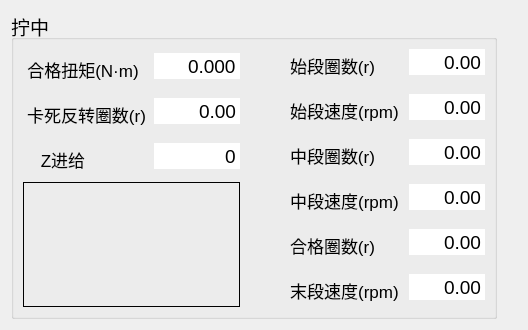
       <widget class="QWidget" name="page_3">
        <layout class="QGridLayout" name="gridLayout_8">
         <item row="0" column="0">
          <widget class="QGroupBox" name="groupBox_8">
           <property name="font">
            <font>
             <pointsize>14</pointsize>
            </font>
           </property>
           <property name="title">
            <string>拧中</string>
           </property>
           <layout class="QGridLayout" name="gridLayout_5">
            <item row="1" column="0">
             <widget class="QLabel" name="label_screwBegin_2">
              <property name="font">
               <font>
                <pointsize>14</pointsize>
               </font>
              </property>
              <property name="frameShape">
               <enum>QFrame::Box</enum>
              </property>
              <property name="text">
               <string/>
              </property>
              <property name="pixmap">
               <pixmap>:/pic/screw_little.png</pixmap>
              </property>
             </widget>
            </item>
            <item row="0" column="2" rowspan="2">
             <layout class="QFormLayout" name="formLayout_8">
              <property name="verticalSpacing">
               <number>12</number>
              </property>
              <item row="0" column="0">
               <widget class="QPushButton" name="pushButton_turns_start_2">
                <property name="font">
                 <font>
                  <pointsize>13</pointsize>
                 </font>
                </property>
                <property name="text">
                 <string>始段圈数(r)</string>
                </property>
                <property name="iconSize">
                 <size>
                  <width>40</width>
                  <height>40</height>
                 </size>
                </property>
                <property name="autoDefault">
                 <bool>false</bool>
                </property>
                <property name="flat">
                 <bool>true</bool>
                </property>
               </widget>
              </item>
              <item row="0" column="1">
               <widget class="QDoubleSpinBox" name="DSB_turns_start_2">
                <property name="minimumSize">
                 <size>
                  <width>0</width>
                  <height>0</height>
                 </size>
                </property>
                <property name="font">
                 <font>
                  <pointsize>14</pointsize>
                 </font>
                </property>
                <property name="frame">
                 <bool>false</bool>
                </property>
                <property name="alignment">
                 <set>Qt::AlignRight|Qt::AlignTrailing|Qt::AlignVCenter</set>
                </property>
                <property name="buttonSymbols">
                 <enum>QAbstractSpinBox::NoButtons</enum>
                </property>
                <property name="minimum">
                 <double>0.000000000000000</double>
                </property>
                <property name="maximum">
                 <double>9999.000000000000000</double>
                </property>
               </widget>
              </item>
              <item row="1" column="0">
               <widget class="QPushButton" name="pushButton_velocity_start_2">
                <property name="font">
                 <font>
                  <pointsize>13</pointsize>
                 </font>
                </property>
                <property name="text">
                 <string>始段速度(rpm)</string>
                </property>
                <property name="iconSize">
                 <size>
                  <width>40</width>
                  <height>40</height>
                 </size>
                </property>
                <property name="autoDefault">
                 <bool>false</bool>
                </property>
                <property name="flat">
                 <bool>true</bool>
                </property>
               </widget>
              </item>
              <item row="1" column="1">
               <widget class="QDoubleSpinBox" name="DSB_velocity_start_2">
                <property name="minimumSize">
                 <size>
                  <width>0</width>
                  <height>0</height>
                 </size>
                </property>
                <property name="font">
                 <font>
                  <pointsize>14</pointsize>
                 </font>
                </property>
                <property name="frame">
                 <bool>false</bool>
                </property>
                <property name="alignment">
                 <set>Qt::AlignRight|Qt::AlignTrailing|Qt::AlignVCenter</set>
                </property>
                <property name="buttonSymbols">
                 <enum>QAbstractSpinBox::NoButtons</enum>
                </property>
                <property name="minimum">
                 <double>0.000000000000000</double>
                </property>
                <property name="maximum">
                 <double>9999.000000000000000</double>
                </property>
               </widget>
              </item>
              <item row="2" column="0">
               <widget class="QPushButton" name="pushButton_turns_middle_2">
                <property name="font">
                 <font>
                  <pointsize>13</pointsize>
                 </font>
                </property>
                <property name="text">
                 <string>中段圈数(r)</string>
                </property>
                <property name="iconSize">
                 <size>
                  <width>40</width>
                  <height>40</height>
                 </size>
                </property>
                <property name="autoDefault">
                 <bool>false</bool>
                </property>
                <property name="flat">
                 <bool>true</bool>
                </property>
               </widget>
              </item>
              <item row="2" column="1">
               <widget class="QDoubleSpinBox" name="DSB_turns_middle_2">
                <property name="minimumSize">
                 <size>
                  <width>0</width>
                  <height>0</height>
                 </size>
                </property>
                <property name="font">
                 <font>
                  <pointsize>14</pointsize>
                 </font>
                </property>
                <property name="frame">
                 <bool>false</bool>
                </property>
                <property name="alignment">
                 <set>Qt::AlignRight|Qt::AlignTrailing|Qt::AlignVCenter</set>
                </property>
                <property name="buttonSymbols">
                 <enum>QAbstractSpinBox::NoButtons</enum>
                </property>
                <property name="minimum">
                 <double>0.000000000000000</double>
                </property>
                <property name="maximum">
                 <double>9999.000000000000000</double>
                </property>
               </widget>
              </item>
              <item row="3" column="0">
               <widget class="QPushButton" name="pushButton_velocity_middle_2">
                <property name="font">
                 <font>
                  <pointsize>13</pointsize>
                 </font>
                </property>
                <property name="text">
                 <string>中段速度(rpm)</string>
                </property>
                <property name="iconSize">
                 <size>
                  <width>40</width>
                  <height>40</height>
                 </size>
                </property>
                <property name="autoDefault">
                 <bool>false</bool>
                </property>
                <property name="flat">
                 <bool>true</bool>
                </property>
               </widget>
              </item>
              <item row="3" column="1">
               <widget class="QDoubleSpinBox" name="DSB_velocity_middle_2">
                <property name="minimumSize">
                 <size>
                  <width>0</width>
                  <height>0</height>
                 </size>
                </property>
                <property name="font">
                 <font>
                  <pointsize>14</pointsize>
                 </font>
                </property>
                <property name="frame">
                 <bool>false</bool>
                </property>
                <property name="alignment">
                 <set>Qt::AlignRight|Qt::AlignTrailing|Qt::AlignVCenter</set>
                </property>
                <property name="buttonSymbols">
                 <enum>QAbstractSpinBox::NoButtons</enum>
                </property>
                <property name="minimum">
                 <double>0.000000000000000</double>
                </property>
                <property name="maximum">
                 <double>9999.000000000000000</double>
                </property>
               </widget>
              </item>
              <item row="4" column="0">
               <widget class="QPushButton" name="pushButton_turns_eligible_2">
                <property name="font">
                 <font>
                  <pointsize>13</pointsize>
                 </font>
                </property>
                <property name="text">
                 <string>合格圈数(r)</string>
                </property>
                <property name="iconSize">
                 <size>
                  <width>40</width>
                  <height>40</height>
                 </size>
                </property>
                <property name="autoDefault">
                 <bool>false</bool>
                </property>
                <property name="flat">
                 <bool>true</bool>
                </property>
               </widget>
              </item>
              <item row="4" column="1">
               <widget class="QDoubleSpinBox" name="DSB_turns_eligible_2">
                <property name="minimumSize">
                 <size>
                  <width>0</width>
                  <height>0</height>
                 </size>
                </property>
                <property name="font">
                 <font>
                  <pointsize>14</pointsize>
                 </font>
                </property>
                <property name="frame">
                 <bool>false</bool>
                </property>
                <property name="alignment">
                 <set>Qt::AlignRight|Qt::AlignTrailing|Qt::AlignVCenter</set>
                </property>
                <property name="buttonSymbols">
                 <enum>QAbstractSpinBox::NoButtons</enum>
                </property>
                <property name="minimum">
                 <double>0.000000000000000</double>
                </property>
                <property name="maximum">
                 <double>9999.000000000000000</double>
                </property>
               </widget>
              </item>
              <item row="5" column="0">
               <widget class="QPushButton" name="pushButton_velocity_end_2">
                <property name="font">
                 <font>
                  <pointsize>13</pointsize>
                 </font>
                </property>
                <property name="text">
                 <string>末段速度(rpm)</string>
                </property>
                <property name="iconSize">
                 <size>
                  <width>40</width>
                  <height>40</height>
                 </size>
                </property>
                <property name="autoDefault">
                 <bool>false</bool>
                </property>
                <property name="flat">
                 <bool>true</bool>
                </property>
               </widget>
              </item>
              <item row="5" column="1">
               <widget class="QDoubleSpinBox" name="DSB_velocity_end_2">
                <property name="minimumSize">
                 <size>
                  <width>0</width>
                  <height>0</height>
                 </size>
                </property>
                <property name="font">
                 <font>
                  <pointsize>14</pointsize>
                 </font>
                </property>
                <property name="frame">
                 <bool>false</bool>
                </property>
                <property name="alignment">
                 <set>Qt::AlignRight|Qt::AlignTrailing|Qt::AlignVCenter</set>
                </property>
                <property name="buttonSymbols">
                 <enum>QAbstractSpinBox::NoButtons</enum>
                </property>
                <property name="minimum">
                 <double>0.000000000000000</double>
                </property>
                <property name="maximum">
                 <double>9999.000000000000000</double>
                </property>
               </widget>
              </item>
             </layout>
            </item>
            <item row="0" column="0">
             <layout class="QFormLayout" name="formLayout_7">
              <property name="fieldGrowthPolicy">
               <enum>QFormLayout::AllNonFixedFieldsGrow</enum>
              </property>
              <property name="rowWrapPolicy">
               <enum>QFormLayout::DontWrapRows</enum>
              </property>
              <property name="horizontalSpacing">
               <number>4</number>
              </property>
              <property name="verticalSpacing">
               <number>12</number>
              </property>
              <property name="topMargin">
               <number>4</number>
              </property>
              <item row="0" column="0">
               <widget class="QPushButton" name="pushButton_torque_eligible_2">
                <property name="font">
                 <font>
                  <pointsize>13</pointsize>
                 </font>
                </property>
                <property name="text">
                 <string>合格扭矩(N·m)</string>
                </property>
                <property name="iconSize">
                 <size>
                  <width>40</width>
                  <height>40</height>
                 </size>
                </property>
                <property name="autoDefault">
                 <bool>false</bool>
                </property>
                <property name="flat">
                 <bool>true</bool>
                </property>
               </widget>
              </item>
              <item row="0" column="1">
               <widget class="QDoubleSpinBox" name="DSB_torque_eligible_2">
                <property name="minimumSize">
                 <size>
                  <width>0</width>
                  <height>0</height>
                 </size>
                </property>
                <property name="font">
                 <font>
                  <pointsize>14</pointsize>
                 </font>
                </property>
                <property name="frame">
                 <bool>false</bool>
                </property>
                <property name="alignment">
                 <set>Qt::AlignRight|Qt::AlignTrailing|Qt::AlignVCenter</set>
                </property>
                <property name="buttonSymbols">
                 <enum>QAbstractSpinBox::NoButtons</enum>
                </property>
                <property name="decimals">
                 <number>3</number>
                </property>
                <property name="minimum">
                 <double>0.000000000000000</double>
                </property>
                <property name="maximum">
                 <double>9999.000000000000000</double>
                </property>
               </widget>
              </item>
              <item row="1" column="0">
               <widget class="QPushButton" name="pushButton_lock_reversal_2">
                <property name="font">
                 <font>
                  <pointsize>13</pointsize>
                 </font>
                </property>
                <property name="text">
                 <string>卡死反转圈数(r)</string>
                </property>
                <property name="iconSize">
                 <size>
                  <width>40</width>
                  <height>40</height>
                 </size>
                </property>
                <property name="autoDefault">
                 <bool>false</bool>
                </property>
                <property name="flat">
                 <bool>true</bool>
                </property>
               </widget>
              </item>
              <item row="1" column="1">
               <widget class="QDoubleSpinBox" name="DSB_lock_reversal_2">
                <property name="minimumSize">
                 <size>
                  <width>0</width>
                  <height>0</height>
                 </size>
                </property>
                <property name="font">
                 <font>
                  <pointsize>14</pointsize>
                 </font>
                </property>
                <property name="frame">
                 <bool>false</bool>
                </property>
                <property name="alignment">
                 <set>Qt::AlignRight|Qt::AlignTrailing|Qt::AlignVCenter</set>
                </property>
                <property name="buttonSymbols">
                 <enum>QAbstractSpinBox::NoButtons</enum>
                </property>
                <property name="minimum">
                 <double>0.000000000000000</double>
                </property>
                <property name="maximum">
                 <double>9999.000000000000000</double>
                </property>
               </widget>
              </item>
              <item row="2" column="0">
               <widget class="QPushButton" name="pushButton_mid_z_distance_on">
                <property name="font">
                 <font>
                  <pointsize>13</pointsize>
                 </font>
                </property>
                <property name="text">
                 <string>Z进给</string>
                </property>
                <property name="iconSize">
                 <size>
                  <width>40</width>
                  <height>40</height>
                 </size>
                </property>
                <property name="autoDefault">
                 <bool>false</bool>
                </property>
                <property name="flat">
                 <bool>true</bool>
                </property>
               </widget>
              </item>
              <item row="2" column="1">
               <widget class="QDoubleSpinBox" name="DSB_mid_z_distance_on">
                <property name="minimumSize">
                 <size>
                  <width>0</width>
                  <height>0</height>
                 </size>
                </property>
                <property name="font">
                 <font>
                  <pointsize>14</pointsize>
                 </font>
                </property>
                <property name="frame">
                 <bool>false</bool>
                </property>
                <property name="alignment">
                 <set>Qt::AlignRight|Qt::AlignTrailing|Qt::AlignVCenter</set>
                </property>
                <property name="buttonSymbols">
                 <enum>QAbstractSpinBox::NoButtons</enum>
                </property>
                <property name="decimals">
                 <number>0</number>
                </property>
                <property name="minimum">
                 <double>0.000000000000000</double>
                </property>
                <property name="maximum">
                 <double>1.000000000000000</double>
                </property>
               </widget>
              </item>
             </layout>
            </item>
            <item row="0" column="1">
             <spacer name="horizontalSpacer_7">
              <property name="orientation">
               <enum>Qt::Horizontal</enum>
              </property>
              <property name="sizeHint" stdset="0">
               <size>
                <width>40</width>
                <height>20</height>
               </size>
              </property>
             </spacer>
            </item>
           </layout>
          </widget>
         </item>
         <item row="0" column="1">
          <spacer name="horizontalSpacer_5">
           <property name="orientation">
            <enum>Qt::Horizontal</enum>
           </property>
           <property name="sizeHint" stdset="0">
            <size>
             <width>20</width>
             <height>20</height>
            </size>
           </property>
          </spacer>
         </item>
        </layout>
       </widget>
